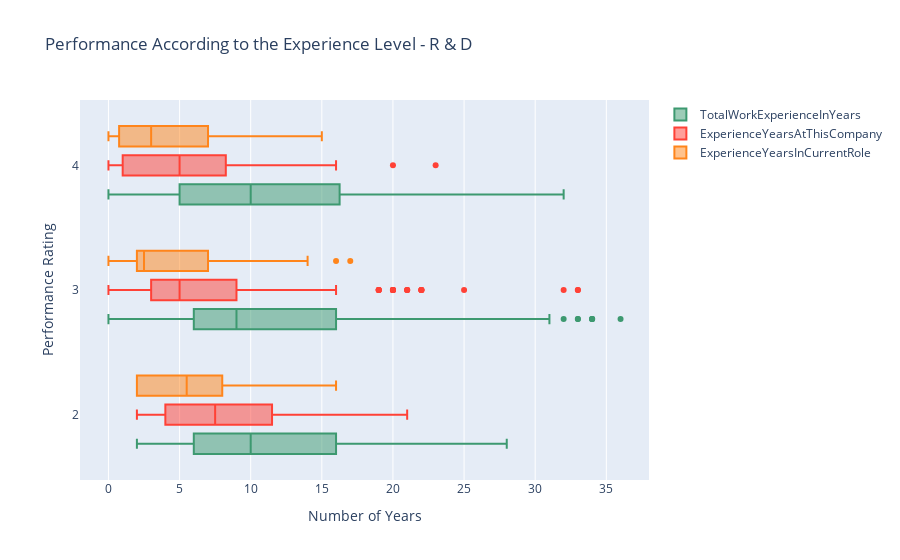

The notebook cell this image was saved under:
### Markdown cell above
### (iv) Performance according to the Experience Level

### Code cell
data = [
    {
        'x': RD['TotalWorkExperienceInYears'],
        'y': RD['PerformanceRating'],
        'name':'TotalWorkExperienceInYears',
        'marker': {
            'color': '#3D9970'
        },
        'boxmean': False,
        'orientation': 'h',
        "type": "box",
    },
    {
        'x':RD['ExperienceYearsAtThisCompany'],
        'y':RD['PerformanceRating'],
        'name': 'ExperienceYearsAtThisCompany',
        'marker':{
            'color': '#FF4136',
        },
        'boxmean': False,
        'orientation': 'h',
        "type": "box",
    },
    {
        'x': RD['ExperienceYearsInCurrentRole'],
        'y': RD['PerformanceRating'],
        'name':'ExperienceYearsInCurrentRole',
        'marker': {
            'color': '#FF851B',
        },
        'boxmean': False,
        'orientation': 'h',
                "type": "box",
    }
]
layout = {
    'xaxis': {
        'title': 'Number of Years',
        'zeroline': False,
    },
    'yaxis': {
        'title': 'Performance Rating ',
        'zeroline': False,
    },
    'boxmode': 'group',
    'title': 'Performance According to the Experience Level - R & D',
}
fig = go.Figure(data=data, layout=layout)

py.iplot(fig)

### Figure 1 — Plotly figure (JSON) as saved in the notebook; plotly's stock layout.template omitted (floating-point values rounded to 4 significant figures; data arrays with more than 128 entries replaced by an {"elided": "..."} marker saying what was removed)
{"data": [{"boxmean": false, "marker": {"color": "#3D9970"}, "name": "TotalWorkExperienceInYears", "orientation": "h", "type": "box", "x": {"elided": "343 int values"}, "y": {"elided": "343 int values"}}, {"boxmean": false, "marker": {"color": "#FF4136"}, "name": "ExperienceYearsAtThisCompany", "orientation": "h", "type": "box", "x": {"elided": "343 int values"}, "y": {"elided": "343 int values"}}, {"boxmean": false, "marker": {"color": "#FF851B"}, "name": "ExperienceYearsInCurrentRole", "orientation": "h", "type": "box", "x": {"elided": "343 int values"}, "y": {"elided": "343 int values"}}], "layout": {"boxmode": "group", "title": {"text": "Performance According to the Experience Level - R & D"}, "xaxis": {"title": {"text": "Number of Years"}, "zeroline": false}, "yaxis": {"title": {"text": "Performance Rating "}, "zeroline": false}}}
